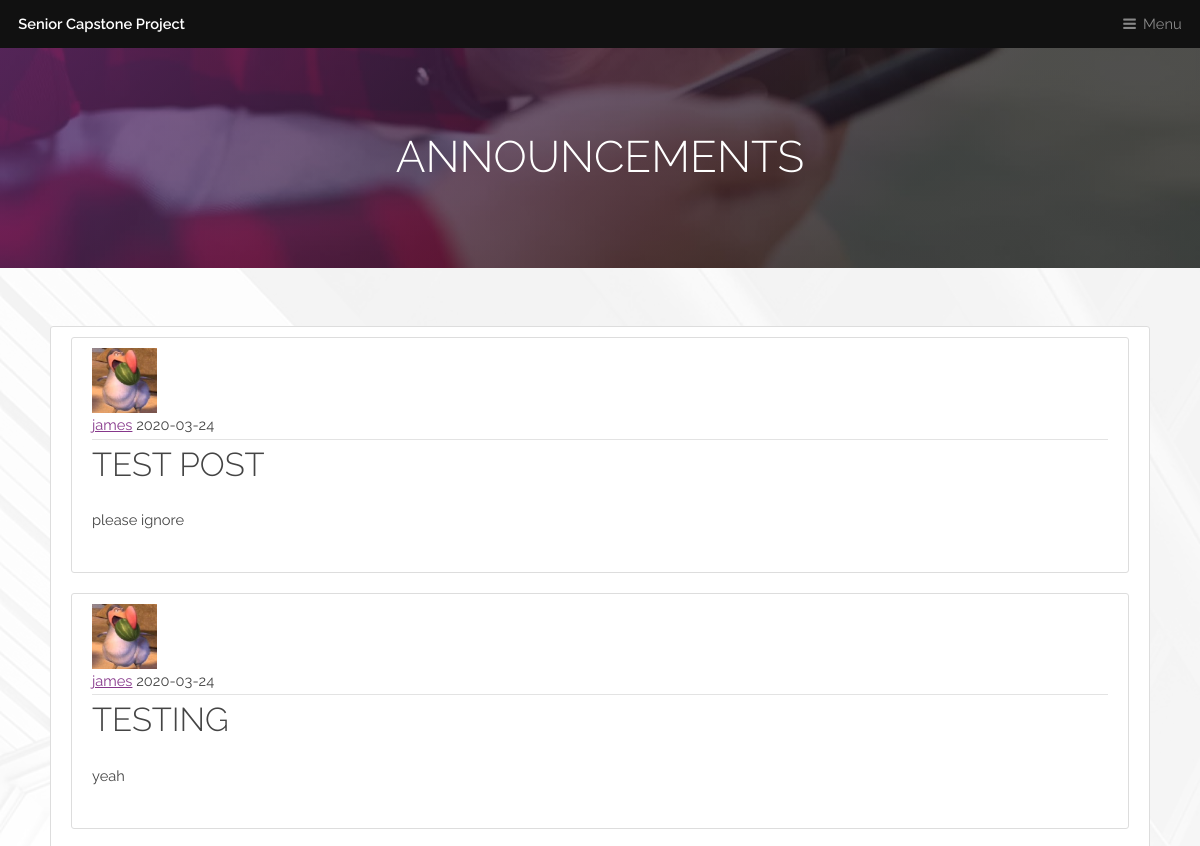
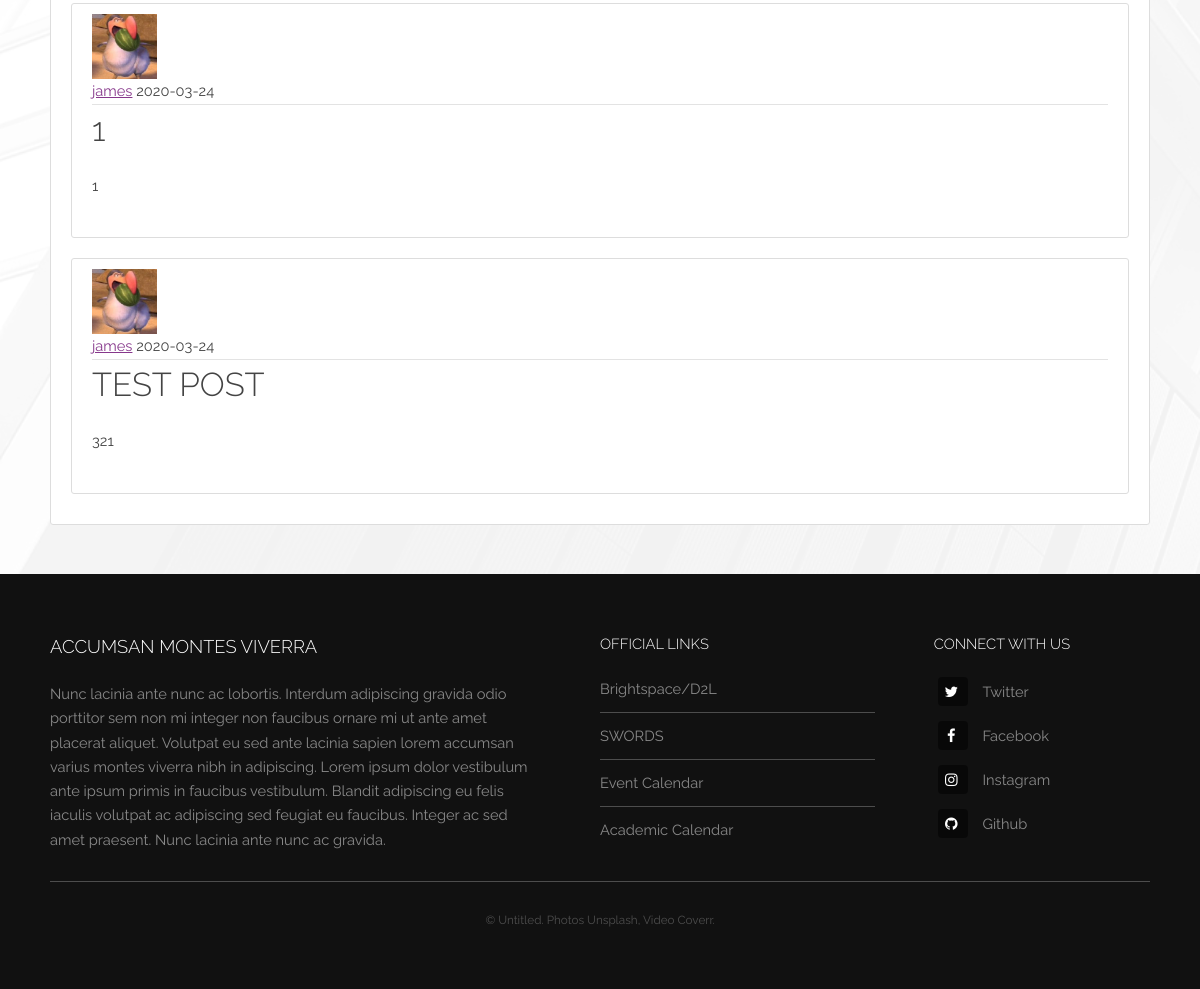
Page /news on the committed database (2 pictures, top to bottom).
### app/models.py (models this page shows, shortened)
class Post(db.Model):
    id = db.Column(db.Integer, primary_key=True)
    title = db.Column(db.String(100), nullable=False)
    date_posted = db.Column(db.DateTime, nullable=False, default=datetime.utcnow)
    content = db.Column(db.Text, nullable=False)
    user_id = db.Column(db.Integer, db.ForeignKey('user.id'), nullable=False)

class User(db.Model, UserMixin):
    id = db.Column(db.Integer, primary_key=True)
    username = db.Column(db.String(20), unique=True, nullable=False)
    stu_id = db.Column(db.String(9), unique=True, nullable=False)
    email = db.Column(db.String(60), unique=True, nullable=False)
    image_file = db.Column(db.String(20), nullable=False, default='default.jpg')
    about_me = db.Column(db.String(250))
    last_seen = db.Column(db.DateTime, default=datetime.today())
    password = db.Column(db.String(30), nullable=False)
    posts = db.relationship('Post', backref='author', lazy=True)
    posts = db.relationship('Post', backref='author', lazy=True)
    roles = db.relationship('Role', secondary='user_roles')

### app/routes.py (the view)
def news():
    posts = Post.query.all()
    return render_template('news.html', title='News', posts=posts)

### app/routes.py (called while the page is built)
@app.before_request
def before_request():
    if current_user.is_authenticated:
        current_user.last_seen = datetime.utcnow()
        db.session.commit()

### app/templates/news.html (shortened to what this page needs)
<div id="heading" >
    <h1>Announcements</h1>
</div>
{% extends "template.html" %}
{% block content %}
    <section id="main" class="wrapper">
        <div class="inner">
            <div class="content-section">
                {% for post in posts %}
                    <article class="media content-section">
                      <img class="rounded-circle article-img" src="{{ url_for('static', filename='images/profile_pics/' + post.author.image_file) }}">
                      <div class="media-body">
                        <div class="article-metadata">
                          <a class="mr-2" href="#">{{ post.author.username }}</a>
                          <small class="text-muted">{{ post.date_posted.strftime('%Y-%m-%d') }}</small>
                        </div>
                        <h2><a class="article-title" href="{{ url_for('post', post_id=post.id) }}">{{ post.title }}</a></h2>
                        <p class="article-content">{{ post.content }}</p>
                      </div>
                    </article>
                {% endfor %}
            </div>
        </div>
    </section>
{% endblock content %}

### app/templates/template.html (shortened to what this page needs)
<!DOCTYPE HTML>
<html prefix="og: http://ogp.me/ns#">
	<head>
		<link rel="stylesheet" href="{{ url_for('static', filename='assets/css/main.css') }}" />
	</head>
	<body class="is-preload">
        <header id="header">
            <a class="logo" href="{{ url_for('home') }}">Senior Capstone Project</a>
            <nav>
                <a href="#menu">Menu</a>
            </nav>
        </header>
        {% block content %}{% endblock %}
        <footer id="footer">
            <div class="inner">
                <div class="content">
                    <section>
                        <h3>Accumsan montes viverra</h3>
                        <p>Nunc lacinia ante nunc ac lobortis. Interdum adipiscing gravida odio porttitor sem non mi integer non faucibus ornare mi ut ante amet placerat aliquet. Volutpat eu sed ante lacinia sapien lorem accumsan varius montes viverra nibh in adipiscing. Lorem ipsum dolor vestibulum ante ipsum primis in faucibus vestibulum. Blandit adipiscing eu felis iaculis volutpat ac adipiscing sed feugiat eu faucibus. Integer ac sed amet praesent. Nunc lacinia ante nunc ac gravida.</p>
                    </section>
                    <section>
                        <h4>Official Links</h4>
                        <ul class="alt">
                            <li><a target="#" href="https://www.mga.edu/d2l/index.php">Brightspace/D2L</a></li>
                            <li><a target="#" href="https://www.mga.edu/technology/services/banner.php">SWORDS</a></li>
                            <li><a target="#" href="https://go.activecalendar.com/mga/">Event Calendar</a></li>
                            <li><a target="#" href="https://www.mga.edu/academics/calendars/index.php">Academic Calendar</a></li>
                        </ul>
                    </section>
                    <section>
                        <h4>Connect with us</h4>
                        <ul class="plain">
                            <li><a target="#" href="https://twitter.com/MGAstateU"><i class="icon fa-twitter">&nbsp;</i>Twitter</a></li>
                            <li><a target="#" href="https://www.facebook.com/MiddleGeorgiaStateUniversity2"><i class="icon fa-facebook">&nbsp;</i>Facebook</a></li>
                            <li><a target="#" href="https://www.instagram.com/mgastateu/"><i class="icon fa-instagram">&nbsp;</i>Instagram</a></li>
                            <li><a target="#" href="https://github.com/ottter/capstone"><i class="icon fa-github">&nbsp;</i>Github</a></li>
                        </ul>
                    </section>
                </div>
                <div class="copyright">
                    &copy; Untitled. Photos <a href="https://unsplash.com">Unsplash</a>, Video <a href="https://coverr.co">Coverr</a>.
                </div>
            </div>
        </footer>
</body>
</html>

### rows in the picture
Post: image_file (picture), author.username "james", date_posted "2020-03-24", title "TEST POST", content "please ignore"
Post: image_file (picture), author.username "james", date_posted "2020-03-24", title "TESTING", content "yeah"
Post: image_file (picture), author.username "james", date_posted "2020-03-24", title "1", content "1"
Post: image_file (picture), author.username "james", date_posted "2020-03-24", title "TEST POST", content "321"
